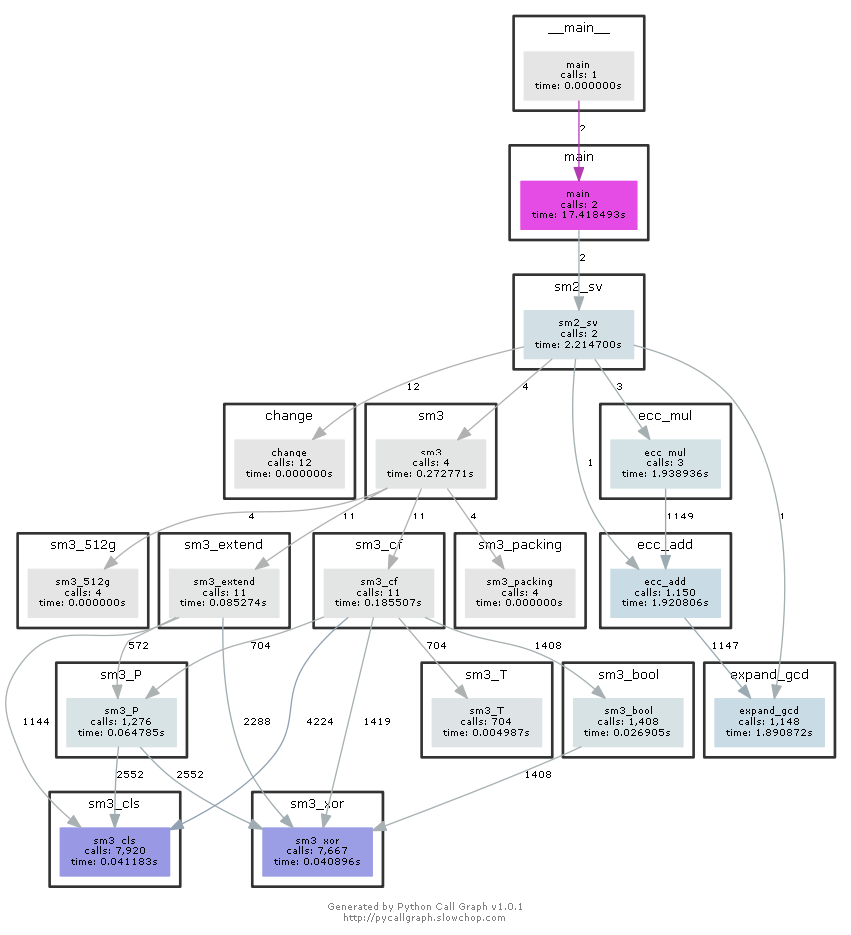

This chart was generated by the following Python code:
from pycallgraph import Config
from pycallgraph import GlobbingFilter
from pycallgraph import PyCallGraph
from pycallgraph.output import GraphvizOutput

def expand_gcd(a, b):  # 欧几里得拓展算法

    '''
    从-1开始记数
    qi = ri-2 // ri-1
    '''
    # 前要判断
    if a == 0:
        if b > 0:
            return 0, 1, b
        else:
            return 0, -1, -b
    if b == 0:
        return 1, 0, a
    if a == 1 and b == 1:
        return 1, 0, 1
    # 准备工作
    t = 1  # 偏项，以便后续列表从i=-1开始，t+i表示第i项
    r = [a, b]
    x = [1, 0]
    y = [0, 1]
    q = [0, 0]

    i = -1

    q.append(r[t + i] // r[t + i + 1])  # q1

    i = 1
    while True:
        x_new = x[t + i - 2] - q[t + i] * x[t + i - 1]  # xi
        y_new = y[t + i - 2] - q[t + i] * y[t + i - 1]  # yi
        x.append(x_new)
        y.append(y_new)

        r_new = a * x[t + i] + b * y[t + i]  # ri
        if r_new == 0:
            break
        r.append(r_new)
        q_new = r[t + i - 1] // r[t + i]
        q.append(q_new)
        i = i + 1
    x_, y_, r_ = x[t + i - 1], y[t + i - 1], r[t + i - 1]

    if r_ < 0:
        x_ = -x_
        y_ = -y_
        r_ = -r_
    if x_ < 0:
        while x_ < 0:
            x_ = abs(b) // r_ + x_
        y_ = (r_ - a * x_) // b
    x_ = int(x_)
    y_ = int(y_)
    r_ = int(r_)
    return x_, y_, r_


def sm3_packing(s):
    length = len(s)
    r = 64 - ((length + 8) % 64)
    packing = 1 * b'\x80' + (r - 1) * b'\x00' + (length * 8).to_bytes(8, 'big')
    res = s + packing
    return res


def sm3_512g(m):
    """
    分组：512bit（64字节）为一组
    :param m: 字节类型
    :return: 列表类型，每个元素64字节
    """
    length = len(m)
    res = []
    for i in range(0, length, 64):
        res.append(m[i:i + 64])
    return res


def sm3_cls(a: bytes, t: int):
    """
    将字节a循环左移t位
    输入也为字节！
    """
    length = len(a)
    tmp = bin(int.from_bytes(a, byteorder='big'))[2:].rjust(8 * length, '0')
    res = (int(tmp[t:] + tmp[:t], 2)).to_bytes(length, byteorder='big')
    return res


def sm3_xor(a, b):
    """
    字节异或
    :param a: 字节
    :param b: 字节
    :return: 字节
    """
    length = len(a)
    a = int.from_bytes(a, byteorder='big')
    b = int.from_bytes(b, byteorder='big')
    res = (a ^ b).to_bytes(length, byteorder='big')
    return res


def sm3_P(x, judge):
    if judge == 0:
        return sm3_xor(sm3_xor(x, sm3_cls(x, 9)), sm3_cls(x, 17))
    else:
        return sm3_xor(sm3_xor(x, sm3_cls(x, 15)), sm3_cls(x, 23))


def sm3_extend(b: bytes):
    """
    w'[j] = w[j]^w[j+4]
    """
    w = []
    for i in range(0, 64, 4):
        w.append(b[i: i + 4])
    for j in range(16, 68):
        tmp = sm3_P(sm3_xor(sm3_xor(w[j - 16], w[j - 9]), sm3_cls(w[j - 3], 15)), 1)
        w_new = sm3_xor(sm3_xor(tmp, sm3_cls(w[j - 13], 7)), w[j - 6])
        w.append(w_new)

    return w


def sm3_T(j):
    if 0 <= j <= 15:
        return 0x79cc4519.to_bytes(4, byteorder='big')
    else:
        return 0x7a879d8a.to_bytes(4, byteorder='big')


def sm3_bool(x, y, z, j):
    length = len(x)
    if 0 <= j <= 15:
        ff = sm3_xor(sm3_xor(x, y), z)
        gg = sm3_xor(sm3_xor(x, y), z)
    else:
        ff = ((int.from_bytes(x, byteorder='big') & int.from_bytes(y, byteorder='big')) |
              (int.from_bytes(x, byteorder='big') & int.from_bytes(z, byteorder='big')) |
              (int.from_bytes(y, byteorder='big') & int.from_bytes(z, byteorder='big'))
              ).to_bytes(length, byteorder='big')
        gg = ((int.from_bytes(x, byteorder='big') & int.from_bytes(y, byteorder='big')) | (
                (~int.from_bytes(x, byteorder='big')) & int.from_bytes(z, byteorder='big'))
              ).to_bytes(length, byteorder='big')
    return ff, gg


def sm3_cf(v, w):
    A = v[0:4]
    B = v[4:8]
    C = v[8:12]
    D = v[12:16]
    E = v[16:20]
    F = v[20:24]
    G = v[24:28]
    H = v[28:32]
    for j in range(64):
        ss1 = sm3_cls(
            ((int.from_bytes(sm3_cls(A, 12), byteorder='big') +
              int.from_bytes(E, byteorder='big') +
              int.from_bytes(sm3_cls(sm3_T(j), j % 32), byteorder='big')) % (1 << 32)
             ).to_bytes(4, byteorder='big'), 7)
        ss2 = sm3_xor(ss1, sm3_cls(A, 12))
        tt1 = ((int.from_bytes(sm3_bool(A, B, C, j)[0], byteorder='big') +
                int.from_bytes(D, byteorder='big') +
                int.from_bytes(ss2, byteorder='big') +
                int.from_bytes(sm3_xor(w[j], w[j + 4]), byteorder='big')) % (1 << 32)
               ).to_bytes(4, byteorder='big')
        tt2 = ((int.from_bytes(sm3_bool(E, F, G, j)[1], byteorder='big') +
                int.from_bytes(H, byteorder='big') +
                int.from_bytes(ss1, byteorder='big') +
                int.from_bytes(w[j], byteorder='big')) % (1 << 32)
               ).to_bytes(4, byteorder='big')
        D = C
        C = sm3_cls(B, 9)
        B = A
        A = tt1
        H = G
        G = sm3_cls(F, 19)
        F = E
        E = sm3_P(tt2, 0)
    v_new = sm3_xor(A + B + C + D + E + F + G + H, v)
    return v_new


def sm3(m):
    # 参数
    iv = 0x7380166f4914b2b9172442d7da8a0600a96f30bc163138aae38dee4db0fb0e4e.to_bytes(32, byteorder='big')
    # 填充
    m_ = sm3_packing(m)
    # 迭代压缩
    V = [iv, ]

    B = sm3_512g(m_)
    for b in B:
        w = sm3_extend(b)
        v = sm3_cf(V[-1], w)
        V.append(v)
    return hex(int.from_bytes(V[-1], byteorder='big'))[2:].rjust(32 * 2, '0')


def ecc_add(A, B, a, b, p):
    x, y = 0, 0
    if A[0] == B[0] and A[1] + B[1] == 0:
        return [x, y]
    elif A[0] == A[1] == 0:
        return B
    elif B[0] == B[1] == 0:
        return A
    else:
        if A != B:
            tmp = expand_gcd(B[0] - A[0], p)[0]
            # print(tmp)
            delta = ((B[1] - A[1]) * tmp) % p
            # print(delta)
        else:
            tmp = expand_gcd(2 * A[1], p)[0]
            # print(tmp)
            delta = ((3 * A[0] * A[0] + a) * tmp) % p
            # print(delta)
        x = (delta * delta - A[0] - B[0]) % p
        y = (delta * (A[0] - x) - A[1]) % p
        return [x, y]


def ecc_mul(A, k, a, b, p):
    x, y = 0, 0
    res = (x, y)
    reg = A
    while k > 0:
        if k & 1 == 1:
            res = ecc_add(res, reg, a, b, p)
        reg = ecc_add(reg, reg, a, b, p)
        k = k >> 1
    return res


def change(x: int):
    x_ = hex(x)[2:]
    if len(x_) & 1 == 1:
        x_ = '0' + x_
    return bytearray().fromhex(x_)


def sm2_sv(m, p, a, b, G, n, IDA, PA, mode, link):
    ENTLA = (len(IDA) * 8).to_bytes(2, 'big')
    a_ = change(a)
    b_ = change(b)
    G_0 = change(G[0])
    G_1 = change(G[1])
    P0 = change(PA[0])
    P1 = change(PA[1])
    content = ENTLA + IDA.encode('utf-8') + a_ + b_ + G_0 + G_1 + P0 + P1
    # print('content', content)
    ZA = sm3(content)
    # print('ZA', ZA)
    if mode == 'Sign':
        d = link[0]
        k = link[1]
        M = bytearray().fromhex(ZA) + m.encode('utf-8')
        # print('M', M)
        e = int(sm3(M), 16)
        # print('e', e)
        G1 = ecc_mul(G, k, a, b, p)
        r = (e + G1[0]) % n
        s = (expand_gcd(1 + d, n)[0] * (k - r * d)) % n
        return r, s
    elif mode == 'Vrfy':
        r = link[0]
        s = link[1]
        if not ((0 < r < n) or (0 < s < n)):
            return False
        M = bytearray().fromhex(ZA) + m.encode('utf-8')
        e = int(sm3(M), 16)
        t = (r + s) % n
        if t == 0:
            return False
        J = ecc_add(ecc_mul(G, s, a, b, p), ecc_mul(PA, t, a, b, p), a, b, p)
        v = (e + J[0]) % n
        if v == r:
            return True
        else:
            return False
    else:
        print('mode wrong')
        return None


def main():
    p = int(input().strip())
    a = int(input().strip())
    b = int(input().strip())
    L = input().strip().split()
    G = [int(L[0]), int(L[1])]
    n = int(input().strip())
    IDA = input().strip()
    L = input().strip().split()
    PA = [int(L[0]), int(L[1])]
    m = input().strip()
    mode = input().strip()
    if mode == 'Sign':
        d = int(input().strip())
        k = int(input().strip())
        ans1, ans2 = sm2_sv(m, p, a, b, G, n, IDA, PA, mode, [d, k])
        print(ans1, ans2)
    elif mode == 'Vrfy':
        r = int(input().strip())
        s = int(input().strip())
        ans = sm2_sv(m, p, a, b, G, n, IDA, PA, mode, [r, s])
        print(ans)
    else:
        print('mode wrong')
        return None


if __name__ == "__main__":
    ############################################################################
    '''
        生成函数调用图
    '''
    config = Config()
    config.trace_filter = GlobbingFilter(
        include=[
            '*'
        ]
    )
    config.trace_filter = GlobbingFilter(
        exclude=['pycallgraph.*']
    )
    ############################################################################

    graphviz = GraphvizOutput()
    graphviz.output_file = 'SM2数字签名方案.png'
    with PyCallGraph(output=graphviz, config=config):
        main()
        main()
